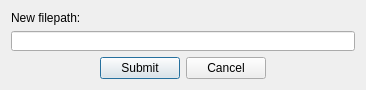
<?xml version="1.0" encoding="UTF-8"?>
<ui version="4.0">
 <class>FilepathDialog</class>
 <widget class="QDialog" name="FilepathDialog">
  <property name="windowModality">
   <enum>Qt::ApplicationModal</enum>
  </property>
  <property name="geometry">
   <rect>
    <x>0</x>
    <y>0</y>
    <width>366</width>
    <height>90</height>
   </rect>
  </property>
  <property name="sizePolicy">
   <sizepolicy hsizetype="Preferred" vsizetype="Fixed">
    <horstretch>0</horstretch>
    <verstretch>90</verstretch>
   </sizepolicy>
  </property>
  <property name="minimumSize">
   <size>
    <width>0</width>
    <height>90</height>
   </size>
  </property>
  <property name="maximumSize">
   <size>
    <width>16777215</width>
    <height>90</height>
   </size>
  </property>
  <property name="windowTitle">
   <string>Dialog</string>
  </property>
  <property name="sizeGripEnabled">
   <bool>false</bool>
  </property>
  <property name="modal">
   <bool>true</bool>
  </property>
  <layout class="QVBoxLayout" name="verticalLayout_2">
   <item>
    <layout class="QVBoxLayout" name="verticalLayout">
     <property name="sizeConstraint">
      <enum>QLayout::SetMaximumSize</enum>
     </property>
     <item>
      <widget class="QLabel" name="label">
       <property name="sizePolicy">
        <sizepolicy hsizetype="Preferred" vsizetype="Maximum">
         <horstretch>0</horstretch>
         <verstretch>0</verstretch>
        </sizepolicy>
       </property>
       <property name="text">
        <string>New filepath:</string>
       </property>
      </widget>
     </item>
     <item>
      <widget class="QLineEdit" name="filepathfield"/>
     </item>
    </layout>
   </item>
   <item>
    <layout class="QHBoxLayout" name="horizontalLayout">
     <item>
      <spacer name="horizontalSpacer">
       <property name="orientation">
        <enum>Qt::Horizontal</enum>
       </property>
       <property name="sizeHint" stdset="0">
        <size>
         <width>40</width>
         <height>20</height>
        </size>
       </property>
      </spacer>
     </item>
     <item>
      <widget class="QPushButton" name="Submit">
       <property name="text">
        <string>Submit</string>
       </property>
      </widget>
     </item>
     <item>
      <widget class="QPushButton" name="Cancel">
       <property name="text">
        <string>Cancel</string>
       </property>
      </widget>
     </item>
     <item>
      <spacer name="horizontalSpacer_2">
       <property name="orientation">
        <enum>Qt::Horizontal</enum>
       </property>
       <property name="sizeHint" stdset="0">
        <size>
         <width>40</width>
         <height>20</height>
        </size>
       </property>
      </spacer>
     </item>
    </layout>
   </item>
  </layout>
 </widget>
 <resources/>
 <connections>
  <connection>
   <sender>Submit</sender>
   <signal>clicked()</signal>
   <receiver>FilepathDialog</receiver>
   <slot>accept()</slot>
   <hints>
    <hint type="sourcelabel">
     <x>142</x>
     <y>68</y>
    </hint>
    <hint type="destinationlabel">
     <x>61</x>
     <y>63</y>
    </hint>
   </hints>
  </connection>
  <connection>
   <sender>Cancel</sender>
   <signal>clicked()</signal>
   <receiver>FilepathDialog</receiver>
   <slot>reject()</slot>
   <hints>
    <hint type="sourcelabel">
     <x>219</x>
     <y>68</y>
    </hint>
    <hint type="destinationlabel">
     <x>304</x>
     <y>62</y>
    </hint>
   </hints>
  </connection>
 </connections>
</ui>
